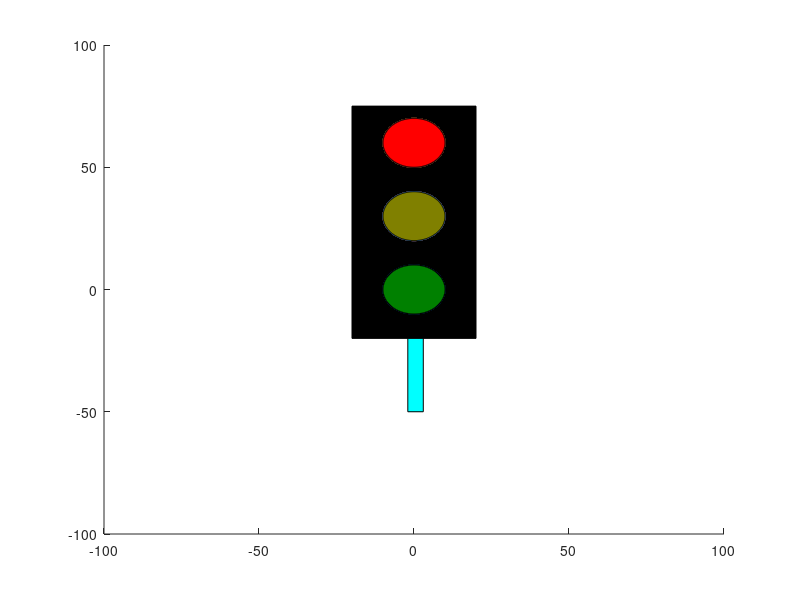

The MATLAB script that drew this image:
theta = 0 : 1 : 360;
G =10;
R = 10;
Y = 10;

x = [-20 -20 40 95];
rectangle('position',x,'FaceColor','k');

hold on
x = [-2 -50 5 30];
rectangle('position',x,'FaceColor','c');
hold on

for a = 0 : 2
    % Green Light
    plot(G * sind(theta) , G * cosd(theta));
    fill(G * sind(theta) , G * cosd(theta), [0 0.5 0]);
    xlim([-100 100]);
    ylim([-100 100]);
    hold on
    % Yallow Light
    plot(Y * sind(theta) , Y * cosd(theta)+30);
    fill(Y * sind(theta) , Y * cosd(theta)+30, [1 1 0]);
    xlim([-100 100]);
    ylim([-100 100]);
    % Red light
    plot(R * sind(theta) , R * cosd(theta)+60);
    fill(R * sind(theta) , R * cosd(theta)+60, [0.5 0 0]);
    xlim([-100 100]);
    ylim([-100 100]);
    pause(3);
    % Green
    fill(G * sind(theta) , G * cosd(theta), [0 1 0]);
    xlim([-100 100]);
    ylim([-100 100]);

    plot(Y * sind(theta) , Y * cosd(theta)+30);
    fill(Y * sind(theta) , Y * cosd(theta)+30, [0.5 0.5 0]);
    xlim([-100 100]);
    ylim([-100 100]);
    
    plot(R * sind(theta) , R * cosd(theta)+60);
    fill(R * sind(theta) , R * cosd(theta)+60, [0.5 0 0]);
    xlim([-100 100]);
    ylim([-100 100]);
    pause(3);
    % Red
    fill(G * sind(theta) , G * cosd(theta), [0 0.5 0]);
    xlim([-100 100]);
    ylim([-100 100]);

    plot(Y * sind(theta) , Y * cosd(theta)+30);
    fill(Y * sind(theta) , Y * cosd(theta)+30, [0.5 0.5 0]);
    xlim([-100 100]);
    ylim([-100 100]);
    
    plot(R * sind(theta) , R * cosd(theta)+60);
    fill(R * sind(theta) , R * cosd(theta)+60, [1 0 0]);
    xlim([-100 100]);
    ylim([-100 100]);
    pause(3);
end